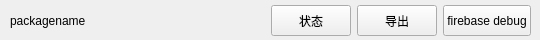
<?xml version="1.0" encoding="UTF-8"?>
<ui version="4.0">
 <class>Form</class>
 <widget class="QWidget" name="Form">
  <property name="geometry">
   <rect>
    <x>0</x>
    <y>0</y>
    <width>540</width>
    <height>40</height>
   </rect>
  </property>
  <property name="windowTitle">
   <string>Form</string>
  </property>
  <widget class="QWidget" name="horizontalLayoutWidget">
   <property name="geometry">
    <rect>
     <x>0</x>
     <y>0</y>
     <width>541</width>
     <height>41</height>
    </rect>
   </property>
   <layout class="QHBoxLayout" name="horizontalLayout" stretch="4,0,0,0">
    <property name="leftMargin">
     <number>10</number>
    </property>
    <property name="topMargin">
     <number>5</number>
    </property>
    <property name="rightMargin">
     <number>10</number>
    </property>
    <property name="bottomMargin">
     <number>5</number>
    </property>
    <item>
     <widget class="QLabel" name="pull_package_name_label">
      <property name="text">
       <string>packagename</string>
      </property>
     </widget>
    </item>
    <item>
     <widget class="QPushButton" name="pull_apk_staute_btn">
      <property name="sizePolicy">
       <sizepolicy hsizetype="Preferred" vsizetype="Preferred">
        <horstretch>0</horstretch>
        <verstretch>0</verstretch>
       </sizepolicy>
      </property>
      <property name="text">
       <string>状态</string>
      </property>
     </widget>
    </item>
    <item>
     <widget class="QPushButton" name="pull_apk_btn">
      <property name="sizePolicy">
       <sizepolicy hsizetype="Preferred" vsizetype="Preferred">
        <horstretch>0</horstretch>
        <verstretch>0</verstretch>
       </sizepolicy>
      </property>
      <property name="text">
       <string>导出</string>
      </property>
     </widget>
    </item>
    <item>
     <widget class="QPushButton" name="open_firebase_btn">
      <property name="sizePolicy">
       <sizepolicy hsizetype="Preferred" vsizetype="Preferred">
        <horstretch>0</horstretch>
        <verstretch>0</verstretch>
       </sizepolicy>
      </property>
      <property name="text">
       <string>firebase debug</string>
      </property>
     </widget>
    </item>
   </layout>
  </widget>
 </widget>
 <resources/>
 <connections/>
</ui>
